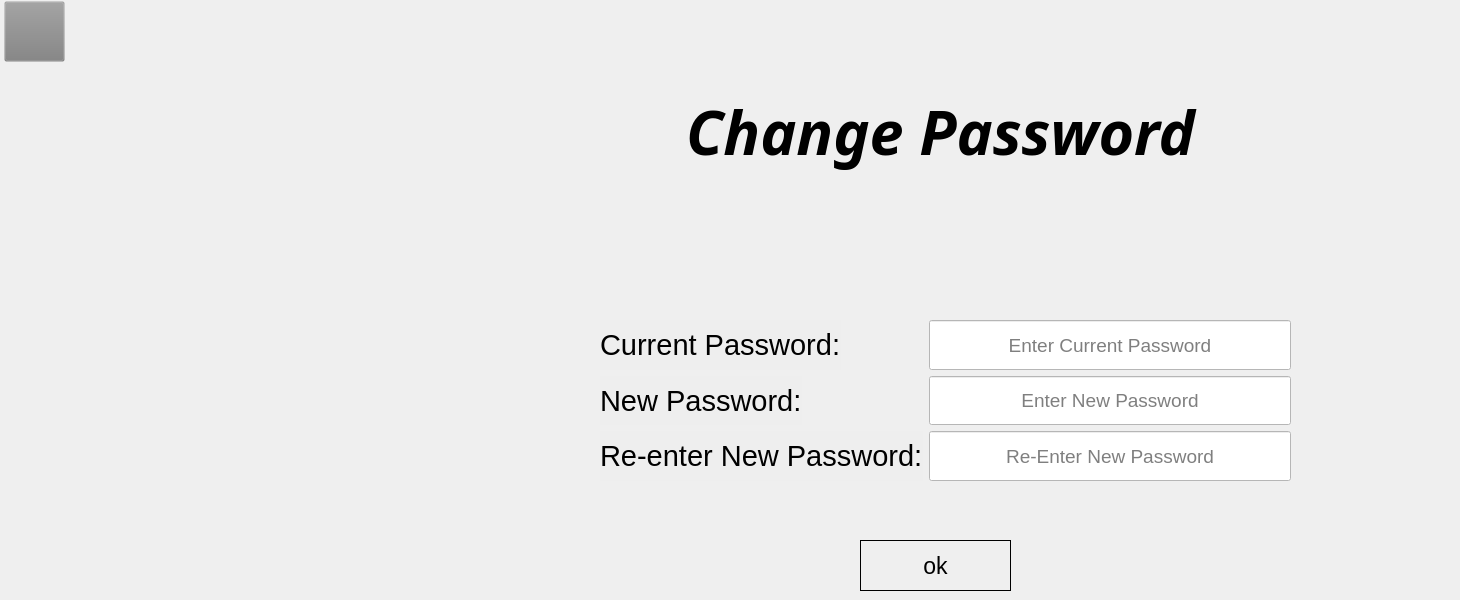
    <widget class="QWidget" name="changepassword">
     <widget class="QPushButton" name="changepass_okbutton">
      <property name="geometry">
       <rect>
        <x>860</x>
        <y>540</y>
        <width>151</width>
        <height>51</height>
       </rect>
      </property>
      <property name="font">
       <font>
        <pointsize>17</pointsize>
       </font>
      </property>
      <property name="styleSheet">
       <string notr="true">border:1px solid black</string>
      </property>
      <property name="text">
       <string>ok</string>
      </property>
     </widget>
     <widget class="QLabel" name="label_85">
      <property name="geometry">
       <rect>
        <x>430</x>
        <y>30</y>
        <width>1021</width>
        <height>201</height>
       </rect>
      </property>
      <property name="font">
       <font>
        <family>JasmineUPC</family>
        <pointsize>46</pointsize>
        <weight>75</weight>
        <italic>true</italic>
        <bold>true</bold>
       </font>
      </property>
      <property name="styleSheet">
       <string notr="true">background-color: rgb(128, 128, 128, 0.001);</string>
      </property>
      <property name="text">
       <string>Change Password</string>
      </property>
      <property name="alignment">
       <set>Qt::AlignCenter</set>
      </property>
     </widget>
     <widget class="QPushButton" name="changepass_backbutton">
      <property name="geometry">
       <rect>
        <x>4</x>
        <y>1</y>
        <width>61</width>
        <height>61</height>
       </rect>
      </property>
      <property name="styleSheet">
       <string notr="true">background-color: rgb(128, 128, 128, 0.01);
border-image: url(:/back-button.png);</string>
      </property>
      <property name="text">
       <string/>
      </property>
     </widget>
     <widget class="QWidget" name="layoutWidget">
      <property name="geometry">
       <rect>
        <x>600</x>
        <y>320</y>
        <width>691</width>
        <height>161</height>
       </rect>
      </property>
      <layout class="QFormLayout" name="formLayout_2">
       <item row="0" column="0">
        <widget class="QLabel" name="label_86">
         <property name="font">
          <font>
           <pointsize>22</pointsize>
          </font>
         </property>
         <property name="styleSheet">
          <string notr="true">background-color:rgb(128,128,128,0.01);</string>
         </property>
         <property name="text">
          <string>Current Password:</string>
         </property>
        </widget>
       </item>
       <item row="0" column="1">
        <widget class="QLineEdit" name="lineEdit_36">
         <property name="sizePolicy">
          <sizepolicy hsizetype="Expanding" vsizetype="Expanding">
           <horstretch>0</horstretch>
           <verstretch>0</verstretch>
          </sizepolicy>
         </property>
         <property name="font">
          <font>
           <pointsize>14</pointsize>
          </font>
         </property>
         <property name="styleSheet">
          <string notr="true">
background-color: white;</string>
         </property>
         <property name="echoMode">
          <enum>QLineEdit::Password</enum>
         </property>
         <property name="alignment">
          <set>Qt::AlignCenter</set>
         </property>
         <property name="placeholderText">
          <string>Enter Current Password</string>
         </property>
        </widget>
       </item>
       <item row="1" column="0">
        <widget class="QLabel" name="label_83">
         <property name="font">
          <font>
           <pointsize>22</pointsize>
          </font>
         </property>
         <property name="styleSheet">
          <string notr="true">background-color:rgb(128,128,128,0.01);</string>
         </property>
         <property name="text">
          <string>New Password:</string>
         </property>
        </widget>
       </item>
       <item row="1" column="1">
        <widget class="QLineEdit" name="lineEdit_35">
         <property name="sizePolicy">
          <sizepolicy hsizetype="Expanding" vsizetype="Expanding">
           <horstretch>0</horstretch>
           <verstretch>0</verstretch>
          </sizepolicy>
         </property>
         <property name="font">
          <font>
           <pointsize>14</pointsize>
          </font>
         </property>
         <property name="styleSheet">
          <string notr="true">
background-color: white;</string>
         </property>
         <property name="echoMode">
          <enum>QLineEdit::Password</enum>
         </property>
         <property name="alignment">
          <set>Qt::AlignCenter</set>
         </property>
         <property name="placeholderText">
          <string>Enter New Password</string>
         </property>
        </widget>
       </item>
       <item row="2" column="0">
        <widget class="QLabel" name="label_84">
         <property name="font">
          <font>
           <pointsize>22</pointsize>
          </font>
         </property>
         <property name="styleSheet">
          <string notr="true">background-color:rgb(128,128,128,0.01);</string>
         </property>
         <property name="text">
          <string>Re-enter New Password:</string>
         </property>
        </widget>
       </item>
       <item row="2" column="1">
        <widget class="QLineEdit" name="lineEdit_34">
         <property name="sizePolicy">
          <sizepolicy hsizetype="Expanding" vsizetype="Expanding">
           <horstretch>0</horstretch>
           <verstretch>0</verstretch>
          </sizepolicy>
         </property>
         <property name="font">
          <font>
           <pointsize>14</pointsize>
          </font>
         </property>
         <property name="styleSheet">
          <string notr="true">
background-color: white;</string>
         </property>
         <property name="echoMode">
          <enum>QLineEdit::Password</enum>
         </property>
         <property name="alignment">
          <set>Qt::AlignCenter</set>
         </property>
         <property name="placeholderText">
          <string>Re-Enter New Password</string>
         </property>
        </widget>
       </item>
      </layout>
     </widget>
    </widget>
